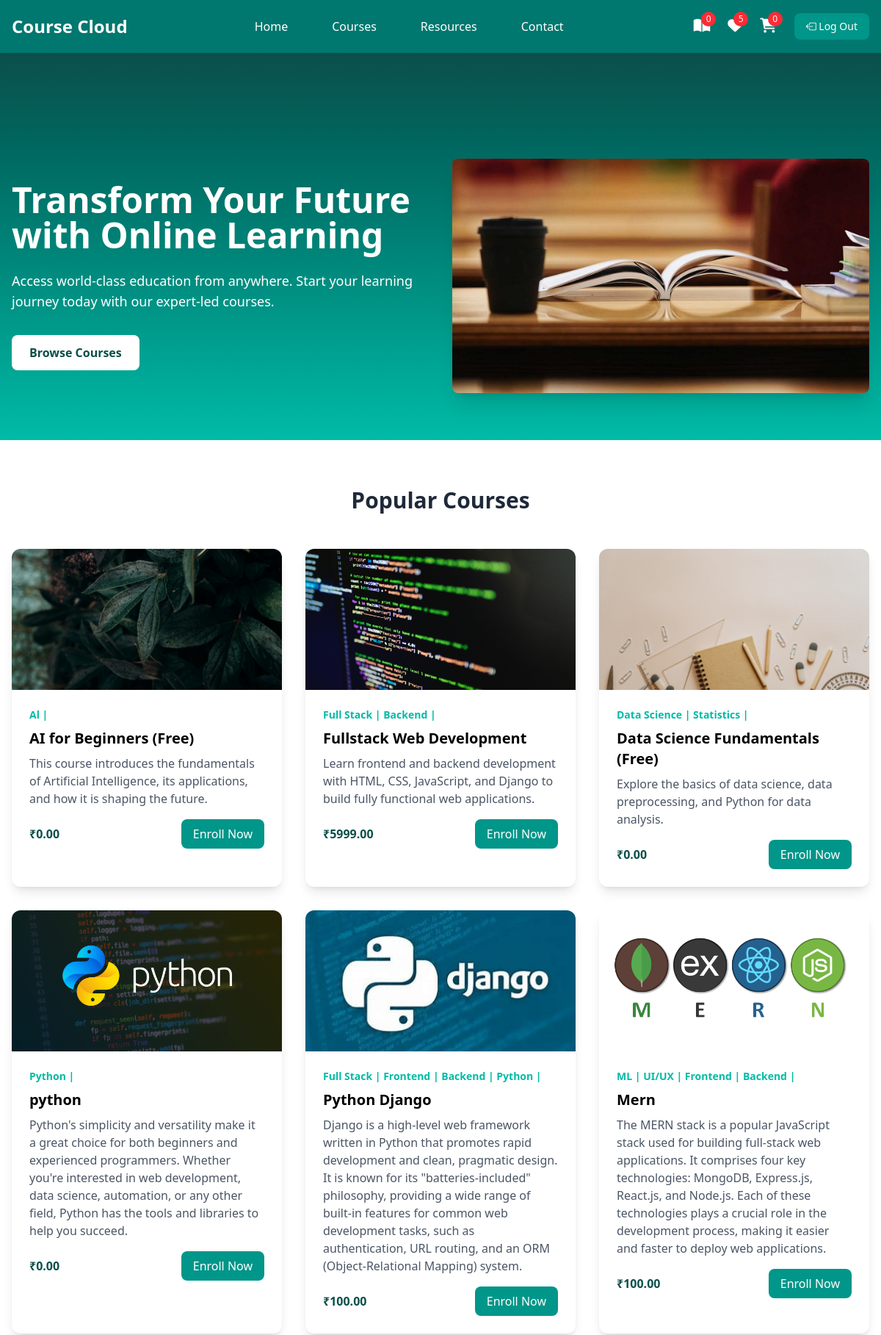
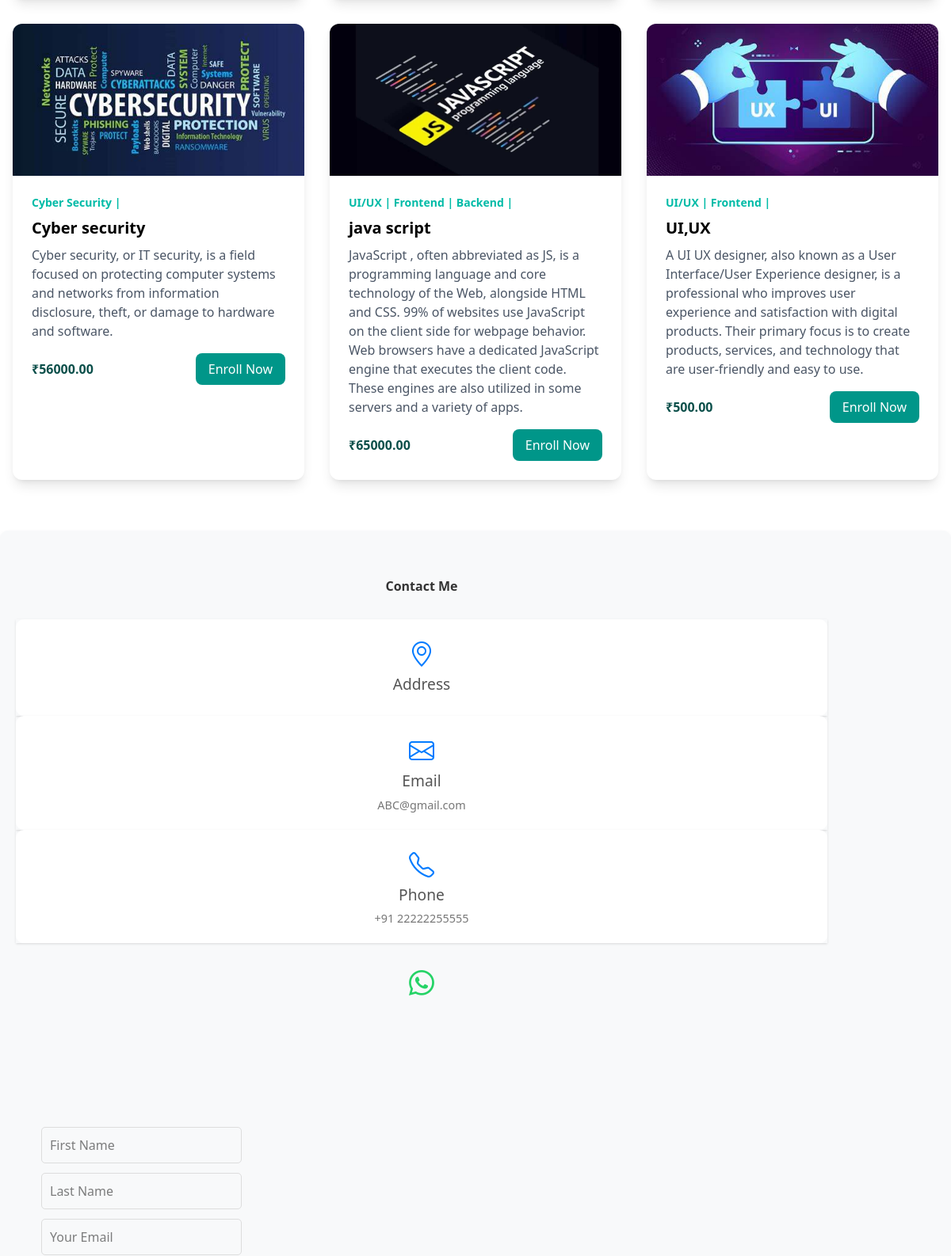
The app's page /student/index/ (signed in, upper part) with its own data (2 pictures, top to bottom).
### instructor/models.py (models this page shows, shortened)
class User(AbstractUser):
    ROLE_CHOICES =(
        ("instructor","Instructor"),
        ("student","Student")
    )
    role=models.CharField(max_length=20,choices=ROLE_CHOICES,default="student")

class Course(models.Model):
    title=models.CharField(max_length=200)
    description=models.TextField()
    price=models.DecimalField(decimal_places=2,max_digits=7)
    owner=models.ForeignKey(User,on_delete=models.SET_NULL,related_name="courses",null=True)
    is_free=models.BooleanField(default=False)
    picture=models.ImageField(upload_to="courseimages",null=True,blank=True,default="courseimages/default.png")
    thumbnail=EmbedVideoField()
    category_objects=models.ManyToManyField(Category)
    created_at=models.DateTimeField(auto_now_add=True)
    updated_at=models.DateTimeField(auto_now=True)

class Category(models.Model):
    name=models.CharField(max_length=200,unique=True)
    def __str__(self):
        return self.name

### student/views.py (the view)
# urls.py: path("index/",views.IndexView.as_view(),name="index"),
@method_decorator(signin_required,name="dispatch")
class IndexView(View):
    def get(self,request,*args,**kwargs):
        all_courses=Course.objects.all()
        purchased_courses=Order.objects.filter(student=request.user).values_list("course_objects",flat=True)
        return render(request,"index.html",{"courses":all_courses,"purchased_courses":purchased_courses})

### student/context_processors.py (called while the page is built)
def course_context(request):
    count=0
    if request.user.is_authenticated:
        orders=request.user.purchase.filter(is_paid=True)
        count=len([c for o in orders for c in o.course_objects.all()])
    return{"count":count}

### student/templates/index.html (shortened to what this page needs)
{%extends 'base.html'%}
{%load static%}
{%block main_block%}
 <section class="pt-20 bg-gradient-to-b from-teal-900 to-teal-500">
    <div class="max-w-screen-xl mx-auto px-4 py-16 grid md:grid-cols-2 gap-8 items-center">
        <div class="text-white">
            <h1 class="text-4xl md:text-5xl font-bold mb-6">Transform Your Future with Online Learning</h1>
            <p class="text-lg mb-8">Access world-class education from anywhere. Start your learning journey today with our expert-led courses.</p>
            <button class="bg-white text-teal-900 hover:bg-yellow-100 px-6 py-3 rounded-lg font-semibold transition duration-300">
                Browse Courses
            </button>
        </div>
        <div class="flex justify-center">
            <img src="../static/images/registration.jpg
            " alt="Students learning" class="rounded-lg shadow-xl">
        </div>
    </div>
</section>
<section class="max-w-screen-xl mx-auto px-4 py-16">
    <h2 class="text-3xl font-bold text-center mb-12 text-gray-800">Popular Courses</h2>
    <div class="grid grid-cols-1 md:grid-cols-3 gap-8">
       {%for c in courses%}
       <div class="bg-white rounded-xl shadow-lg overflow-hidden transform transition duration-300 hover:scale-105 hover:shadow-xl">
        <img src="{{c.picture.url}}" alt="Course 1" class="w-full h-48 object-cover">
        <div class="p-6">
            <div class="text-teal-500 text-sm font-semibold mb-2">
                {%for cat in c.category_objects.all%}
                    <span>{{cat}} |</span>
                {%endfor%}
            </div>
            <h3 class="text-xl font-bold mb-2">{{c.title}}</h3>
            <p class="text-gray-600 mb-4">{{c.description}}</p>
            <div class="flex justify-between items-center">
                <span class="text-teal-900 font-bold">₹{{c.price}}</span>
                {%if c.id in purchased_courses%}
                    <a href="#" class="bg-teal-600 hover:bg-teal-800 text-white px-4 py-2 rounded-lg transition duration-300">
                        Enrolled
                    </a>
                {%else%}
                    <a href="{%url 'course-detail' c.id %}" class="bg-teal-600 hover:bg-teal-800 text-white px-4 py-2 rounded-lg transition duration-300">
                        Enroll Now
                    </a>
                {%endif%}
            </div>
        </div>
    </div>
       {%endfor%}
    </div>
</section>
<section id="contact" class="contact-section max-w-screen-xl mx-auto px-4 py-16" >
    <div class="container">
        <h2 class="text-center mt-2 mb-3">Contact Me</h2>
        <div class="row mb-4">
            <div class="col-md-4 shadow">
                <div class="contact-card">
                    <i class="bi bi-geo-alt"></i>
                    <h3 class="small-text">Address</h3>
                </div>
            </div>
            <div class="col-md-4 shadow">
                <div class="contact-card">
                    <i class="bi bi-envelope"></i>
                    <h3 class="small-text">Email</h3>
                    <p class="small-text">ABC@gmail.com</p>
                </div>
            </div>
            <div class="col-md-4 shadow">
                <div class="contact-card">
                    <i class="bi bi-telephone"></i>
                    <h3 class="small-text">Phone</h3>
                    <p class="small-text">+91 22222255555</p>
                </div>
            </div>
        </div>
        <div class="text-center">
            <a href="https://wa.me/1234567890" class="whatsapp-icon" target="_blank">
                <i class="bi bi-whatsapp"></i>
            </a>
        </div>
        <div class="max-w-screen-xl mx-auto px-4 py-16">
            <form class="mt-5 max-w-screen-xl mx-auto px-4 py-16">
                <div class="row">
                    <div class="col-md-6 mb-3">
                        <input type="text" class="form-control" placeholder="First Name">
                    </div>
                    <div class="col-md-6 mb-3">
                        <input type="text" class="form-control" placeholder="Last Name">
                    </div>
                </div>
                <div class="mb-3">
                    <input type="email" class="form-control" placeholder="Your Email">
                </div>
            </form>
        </div>
    </div>
</section>
{%endblock%}

### student/templates/base.html (shortened to what this page needs)
<!DOCTYPE html>
<html lang="en">
<head>
    <link href="https://cdnjs.cloudflare.com/ajax/libs/font-awesome/6.0.0/css/all.min.css" rel="stylesheet">
    <script src="https://unpkg.com/@tailwindcss/browser@4"></script>
    <link rel="stylesheet" href="../static/css/style.css">
    <link rel="stylesheet" href="https://cdn.jsdelivr.net/npm/bootstrap-icons@1.11.3/font/bootstrap-icons.min.css">
</head>
<body>
    <nav class="bg-teal-700 fixed w-full z-20 top-0 left-0 sticky">
        <div class="max-w-screen-xl flex flex-wrap items-center justify-between mx-auto p-4">
            <a href="#" class="flex items-center">
                <span class="self-center text-2xl font-semibold text-white">Course Cloud</span>
            </a>
            <div class="items-center justify-between hidden w-full md:flex md:w-auto md:order-1">
                <ul class="flex flex-col p-4 md:p-0 mt-4 font-medium md:flex-row md:space-x-8 md:mt-0">
                    <li><a href="{%url 'index'%}" class="block py-2 pl-3 pr-4 text-white hover:text-teal-200">Home</a></li>
                    <li><a href="#course" class="block py-2 pl-3 pr-4 text-white hover:text-teal-200">Courses</a></li>
                    <li><a href="#" class="block py-2 pl-3 pr-4 text-white hover:text-teal-200">Resources</a></li>
                    <li><a href="#contact" class="block py-2 pl-3 pr-4 text-white hover:text-teal-200">Contact</a></li>
                </ul>
            </div>
            <div class="flex items-center space-x-6 md:order-2">
                <div class="relative group">
                    <a href="{%url 'My-Courses'%}" class="text-white hover:text-teal-200">
                        <i class="fas fa-book-open text-xl"></i>
                        <span class="absolute -top-2 -right-2 bg-red-500 text-white text-xs rounded-full h-5 w-5 flex items-center justify-center">{{count}}</span>
                    </a>
                </div>
                <div class="relative group">
                    <a href="#" class="text-white hover:text-teal-200">
                        <i class="fas fa-heart fa-beat text-xl"></i>
                        <span class="absolute -top-2 -right-2 bg-red-500 text-white text-xs rounded-full h-5 w-5 flex items-center justify-center">5</span>
                    </a>
                </div>
                <div class="relative group">
                    <a href="{%url 'cart-summery'%}" class="text-white hover:text-teal-200">
                        <i class="fas fa-shopping-cart text-xl"></i>
                        <span class="absolute -top-2 -right-2 bg-red-500 text-white text-xs rounded-full h-5 w-5 flex items-center justify-center">{{request.user.basket.all.count}}</span>
                    </a>
                </div>
                <a href="{%url 'signout'%}" class="text-white bg-teal-600 hover:bg-teal-800 focus:ring-4 focus:outline-none focus:ring-teal-300 font-medium rounded-lg text-sm px-4 py-2 text-center"><i class="bi bi-box-arrow-left"></i>  Log Out</a>
            </div>
        </div>
    </nav>
        {%block main_block%}
        {%endblock%}
</body>
</html>

### student/static/css/style.css (style rules this page uses)
.contact-section { padding: 50px 20px; background-color: #f8f9fa; border-radius: 10px; box-shadow: 0 4px 6px rgba(0, 0, 0, 0.1); }
.contact-section h2 { color: #333; font-weight: 700; margin-bottom: 30px; }
.contact-card { text-align: center; padding: 20px; background-color: #fff; border-radius: 10px; transition: transform 0.3s, box-shadow 0.3s; }
.contact-card i { font-size: 2rem; color: #007bff; margin-bottom: 10px; }
.contact-card h3 { font-size: 1.2rem; color: #555; margin-bottom: 5px; }
.contact-card p { font-size: 0.9rem; color: #777; }
.whatsapp-icon { display: inline-block; font-size: 2rem; color: #25d366; margin: 10px 0; transition: color 0.3s ease; }
form .form-control { border: 1px solid #ddd; border-radius: 5px; padding: 10px; font-size: 1rem; }

### records on screen
User: user.basket.all.count "0"
Course: picture (picture), title "AI for Beginners (Free)", description "This course introduces the fundamentals of Artificial Intelligence, its applications, and how it is shaping the future.", price "0.00", shows "Enroll Now"
Category: name "Al"
Course: picture (picture), title "Fullstack Web Development", description "Learn frontend and backend development with HTML, CSS, JavaScript, and Django to build fully functional web applications.", price "5999.00", shows "Enroll Now"
Category: name "Full Stack"
Category: name "Backend"
Course: picture (picture), title "Data Science Fundamentals (Free)", description "Explore the basics of data science, data preprocessing, and Python for data analysis.", price "0.00", shows "Enroll Now"
Category: name "Data Science"
Category: name "Statistics"
Course: picture (picture), title "python", description "Python's simplicity and versatility make it a great choice for both beginners and experienced programmers. Whether you're interested in web development, data science, automation, or any other field, Python has the tools and libraries to help you succeed.", price "0.00", shows "Enroll Now"
Category: name "Python"
Course: picture (picture), title "Python Django", description "Django is a high-level web framework written in Python that promotes rapid development and clean, pragmatic design. It is known for its \"batteries-included\" philosophy, providing a wide range of built-in features for common web development tasks, such as authentication, URL routing, and an ORM (Object-Relational Mapping) system.", price "100.00", shows "Enroll Now"
Category: name "Frontend"
Course: picture (picture), title "Mern", description "The MERN stack is a popular JavaScript stack used for building full-stack web applications. It comprises four key technologies: MongoDB, Express.js, React.js, and Node.js. Each of these technologies plays a crucial role in the development process, making it easier and faster to deploy web applications.", price "100.00", shows "Enroll Now"
Category: name "ML"
Category: name "UI/UX"
Course: picture (picture), title "Cyber security", description "Cyber security, or IT security, is a field focused on protecting computer systems and networks from information disclosure, theft, or damage to hardware and software.", price "56000.00", shows "Enroll Now"
Category: name "Cyber Security"
Course: picture (picture), title "java script", description "JavaScript , often abbreviated as JS, is a programming language and core technology of the Web, alongside HTML and CSS. 99% of websites use JavaScript on the client side for webpage behavior. Web browsers have a dedicated JavaScript engine that executes the client code. These engines are also utilized in some servers and a variety of apps.", price "65000.00", shows "Enroll Now"
Course: picture (picture), title "UI,UX", description "A UI UX designer, also known as a User Interface/User Experience designer, is a professional who improves user experience and satisfaction with digital products. Their primary focus is to create products, services, and technology that are user-friendly and easy to use.", price "500.00", shows "Enroll Now"

### other values on screen
{{ count }} "0"
